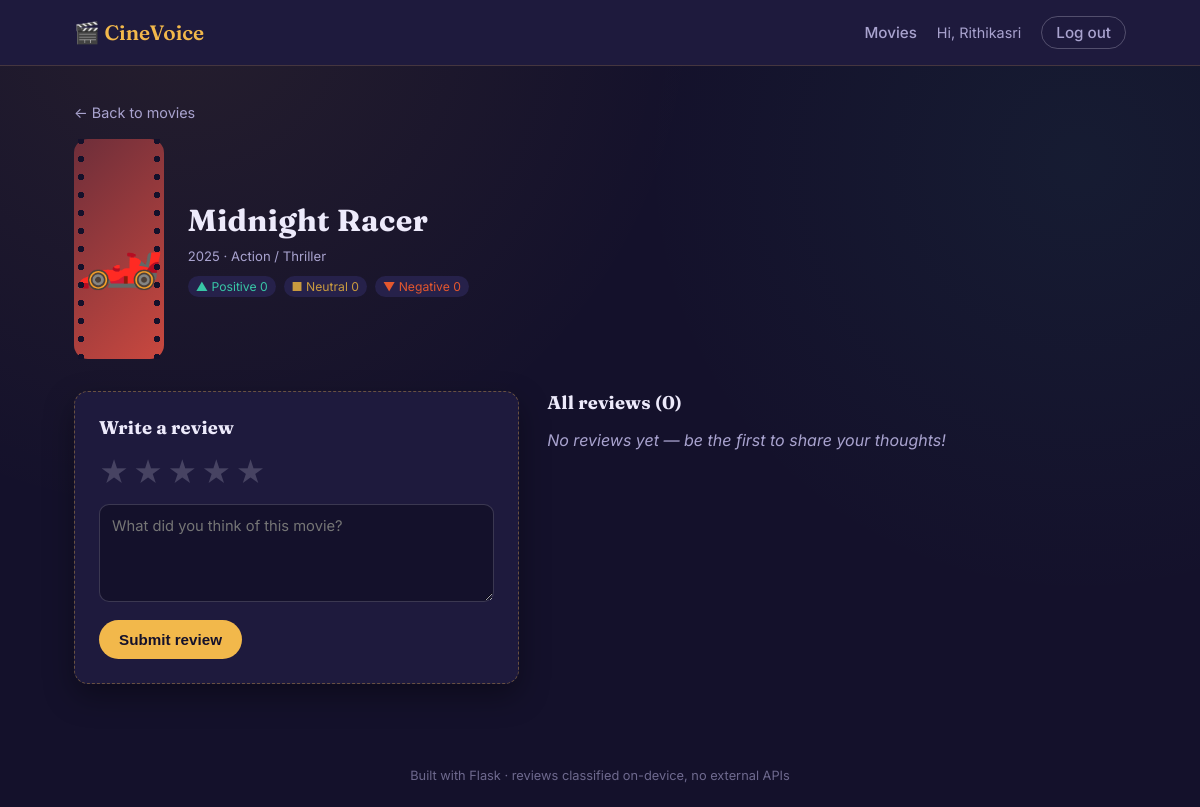
/movie/3 (signed in), run on the app's committed database.
### tables this page shows
CREATE TABLE movies (
            id INTEGER PRIMARY KEY AUTOINCREMENT,
            name TEXT NOT NULL,
            year INTEGER NOT NULL,
            poster_class TEXT NOT NULL,
            emoji TEXT NOT NULL DEFAULT '🎬',
            genre TEXT NOT NULL DEFAULT ''
        );

### app.py (the view)
    def wrapper(*args, **kwargs):
        if not session.get("user_id"):
            flash("Please log in to continue.", "error")
            return redirect(url_for("login"))
        return view_func(*args, **kwargs)

### app.py (called while the page is built)
def get_db():
    if "db" not in g:
        g.db = sqlite3.connect(DB_PATH)
        g.db.row_factory = sqlite3.Row
        g.db.execute("PRAGMA foreign_keys = ON")
    return g.db

def login_required(view_func):
    def wrapper(*args, **kwargs):
        if not session.get("user_id"):
            flash("Please log in to continue.", "error")
            return redirect(url_for("login"))
        return view_func(*args, **kwargs)
    wrapper.__name__ = view_func.__name__
    return wrapper

@app.context_processor
def inject_globals():
    return {"current_username": session.get("username"), "is_admin": session.get("is_admin", False)}

def get_movies():
    db = get_db()
    return db.execute("SELECT * FROM movies ORDER BY id").fetchall()

def get_movie_or_404(movie_id):
    db = get_db()
    movie = db.execute("SELECT * FROM movies WHERE id = ?", (movie_id,)).fetchone()
    return movie

def get_stats():
    db = get_db()
    stats = {}
    for m in get_movies():
        stats[m["id"]] = {"positive": 0, "neutral": 0, "negative": 0, "avg_rating": 0, "total": 0}
    rows = db.execute(
        "SELECT movie_id, sentiment, COUNT(*) as cnt FROM reviews GROUP BY movie_id, sentiment"
    ).fetchall()
    for row in rows:
        mid = row["movie_id"]
        if mid in stats:
            key = row["sentiment"].lower()
            if key in stats[mid]:
                stats[mid][key] = row["cnt"]
    avg_rows = db.execute(
        "SELECT movie_id, AVG(rating) as avg_rating, COUNT(*) as total FROM reviews GROUP BY movie_id"
    ).fetchall()
    for row in avg_rows:
        mid = row["movie_id"]
        if mid in stats:
            stats[mid]["avg_rating"] = round(row["avg_rating"], 1)
            stats[mid]["total"] = row["total"]
    return stats

def get_my_reviews(user_id):
    db = get_db()
    rows = db.execute(
        "SELECT movie_id, rating, review_text, sentiment FROM reviews WHERE user_id = ?",
        (user_id,),
    ).fetchall()
    return {row["movie_id"]: dict(row) for row in rows}

### templates/movie_detail.html (shortened to what this page needs)
{% extends "base.html" %}
{% block content %}
<a class="back-link" href="{{ url_for('movies') }}">&larr; Back to movies</a>
<div class="detail-head">
  <div class="poster poster-lg {{ movie.poster_class }}">
    <span class="poster-emoji">{{ movie.emoji }}</span>
  </div>
  <div class="detail-info">
    <h1>{{ movie.name }}</h1>
    <p class="movie-meta">{{ movie.year }} &middot; {{ movie.genre }}</p>
    <div class="movie-stats movie-stats-lg">
      <span class="stat stat-pos">▲ Positive {{ stats.positive }}</span>
      <span class="stat stat-neu">■ Neutral {{ stats.neutral }}</span>
      <span class="stat stat-neg">▼ Negative {{ stats.negative }}</span>
    </div>
  </div>
</div>
<div class="detail-grid">
  <div class="review-form-card">
    <h2>{{ 'Edit your review' if my_review else 'Write a review' }}</h2>
    <form method="POST" action="{{ url_for('submit_single_review', movie_id=movie.id) }}">
      <div class="star-input" role="radiogroup" aria-label="Star rating">
        {% for i in range(5, 0, -1) %}
        <label for="star{{ i }}" title="{{ i }} star">★</label>
        {% endfor %}
      </div>
      <textarea name="review_text" rows="4" placeholder="What did you think of this movie?" required>{{ my_review.review_text if my_review else '' }}</textarea>
      <div class="form-actions">
        <button type="submit" class="btn-primary">{{ 'Update review' if my_review else 'Submit review' }}</button>
      </div>
    </form>
  </div>
  <div class="review-list">
    <h2>All reviews ({{ reviews|length }})</h2>
    {% if not reviews %}
    <p class="empty-state">No reviews yet — be the first to share your thoughts!</p>
    {% endif %}
  </div>
</div>
{% endblock %}

### static/style.css (style rules this page uses)
:root { --midnight: #14112B; --velvet: #1E1A3D; --velvet-2: #26214A; --gold: #F2B84B; --gold-dim: #C99A3F; --ticket-red: #E4572E; --lobby-teal: #38C6A6; --paper: #F5F1E8; --paper-dim: #C9C3B4; --ink: #EDEAFB; --ink-dim: #A9A3CF; --radius: 14px; --shadow: 0 12px 30px rgba(0,0,0,0.35); }
* { box-sizing: border-box; }
html, body { margin: 0; padding: 0; background: var(--midnight); color: var(--ink); font-family: 'Inter', -apple-system, BlinkMacSystemFont, sans-serif; min-height: 100vh; }
body { background-image: radial-gradient(circle at 15% 0%, rgba(242,184,75,0.08), transparent 40%), radial-gradient(circle at 90% 20%, rgba(56,198,166,0.06), transparent 35%); }
h1, h2, h3 { font-family: 'Fraunces', Georgia, serif; color: var(--ink); margin: 0 0 0.3em 0; letter-spacing: 0.01em; }
a { color: var(--gold); text-decoration: none; }
.back-link { display: inline-block; margin-bottom: 18px; color: var(--ink-dim); font-size: 0.9rem; }
.btn-primary { background: var(--gold); color: var(--midnight); border: none; padding: 11px 20px; border-radius: 999px; font-weight: 600; font-size: 0.95rem; cursor: pointer; transition: transform 0.12s ease, background 0.12s ease; }
.poster { position: relative; height: 160px; display: flex; align-items: center; justify-content: center; font-size: 3rem; }
.poster-lg { height: 220px; font-size: 4.5rem; border-radius: var(--radius); }
.poster::before, .poster::after { content: ""; position: absolute; top: 0; bottom: 0; width: 14px; background-image: radial-gradient(circle, var(--midnight) 3px, transparent 3.5px); background-size: 14px 18px; background-repeat: repeat-y; background-position: center; }
.poster::before { left: 0; }
.poster::after { right: 0; }
.poster-3 { background: linear-gradient(135deg, #6E2E3A, #C9483F); }
.movie-meta { color: var(--ink-dim); font-size: 0.82rem; margin: 0 0 12px; }
.movie-stats { display: flex; flex-wrap: wrap; gap: 8px; }
.movie-stats-lg { margin-top: 10px; }
.stat { font-size: 0.76rem; padding: 3px 8px; border-radius: 999px; background: var(--velvet-2); color: var(--ink-dim); }
.stat-pos { color: var(--lobby-teal); }
.stat-neg { color: var(--ticket-red); }
.stat-neu { color: var(--gold-dim); }
.detail-head { display: flex; gap: 24px; margin-bottom: 32px; align-items: center; flex-wrap: wrap; }
.detail-info h1 { font-size: 1.9rem; }
.detail-grid { display: grid; grid-template-columns: 1fr 1.3fr; gap: 28px; }
.review-form-card { background: var(--velvet); border-radius: var(--radius); padding: 24px; box-shadow: var(--shadow); border: 1px dashed rgba(242,184,75,0.35); height: fit-content; }
.review-form-card h2 { font-size: 1.15rem; margin-bottom: 16px; }
.star-input { display: flex; flex-direction: row-reverse; justify-content: flex-end; gap: 4px; font-size: 1.8rem; margin-bottom: 14px; }
.star-input label { color: rgba(237,234,251,0.2); cursor: pointer; transition: color 0.1s; }
.review-form-card textarea { width: 100%; padding: 12px; border-radius: 10px; border: 1px solid rgba(237,234,251,0.18); background: var(--midnight); color: var(--ink); font-family: inherit; font-size: 0.92rem; resize: vertical; }
.form-actions { margin-top: 14px; }
.review-list h2 { font-size: 1.15rem; margin-bottom: 16px; }
.empty-state { color: var(--ink-dim); font-style: italic; }

### data on the page
movies: emoji "🏎️", name "Midnight Racer", year "2025", genre "Action / Thriller"

### other printed values
{{ current_username }} "Rithikasri"
{{ stats.positive }} "0"
{{ stats.neutral }} "0"
{{ stats.negative }} "0"
{{ 'Edit your review' if my_review else 'Write a review' }} "Write a review"
{{ 'Update review' if my_review else 'Submit review' }} "Submit review"
{{ reviews|length }} "0"
